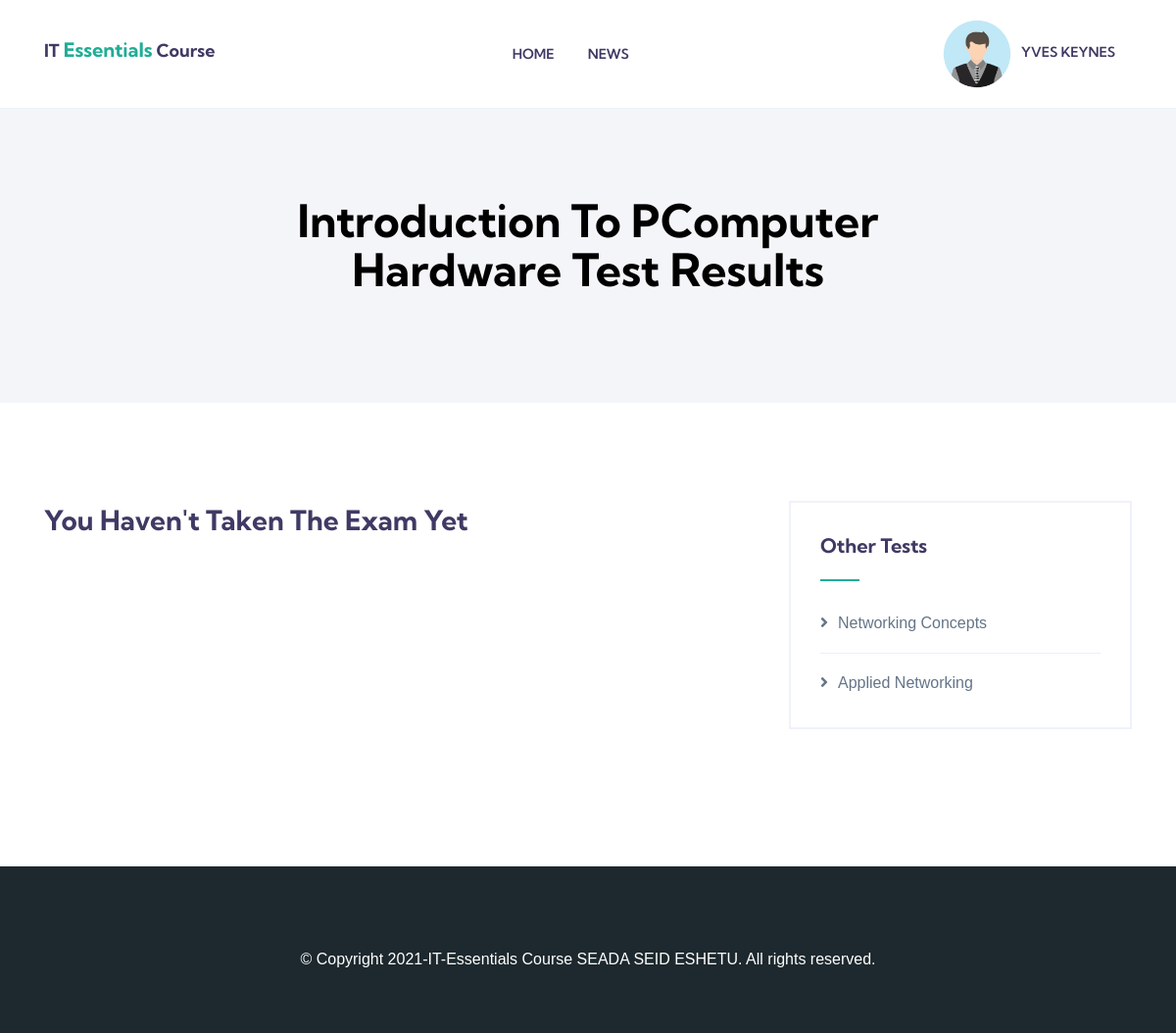
The app's page /test-results/1 (signed in) with its own data.
### it_essentials/models.py (models this page shows, shortened)
class StudentProfile(AbstractBaseUser, PermissionsMixin):
    email = models.EmailField(unique=True, max_length=30)
    name = models.CharField(max_length=250)
    profile_image = models.ImageField(upload_to='profile_images',null=True, blank=True, default="me.png")
    is_active = models.BooleanField(default=True)
    is_staff = models.BooleanField(default=False)
    date_joined = models.DateTimeField(default=timezone.now)
    last_login = models.DateTimeField(null=True)
    objects = UserProfileManager()
    USERNAME_FIELD = 'email'
    REQUIRED_FIELDS = ['name']

class Exam(models.Model):
    chapter = models.OneToOneField(Chapter, on_delete=models.CASCADE)

class Chapter(models.Model):
    name = models.CharField(max_length=300)
    content = models.TextField()
    cover_image = models.ImageField(upload_to='chapters_cover_images')
    file_to_download = models.FileField(upload_to='chapter_file', blank=True, null=True)
    created = models.DateTimeField(auto_now_add=True)
    def __str__(self):
        return self.name

### it_essentials/views.py (the view)
# urls.py: path('results', view_result, name='view_result'),
@login_required(login_url='login')
def results(request, id):
    exam = Exam.objects.get(id=id)
    exams  = Exam.objects.exclude(id=exam.id)
    student = request.user.id
    questions = Question.objects.all().filter(test=exam)
    result = Result.objects.all().filter(test=exam).filter(student=student)
    return render(request,'core/result.html',{'result':result,'exams':exams,'exam':exam,'questions':questions})

### it_essentials/templates/core/result.html (shortened to what this page needs)
{% extends "index.html" %}
{% block container %}
<section class="page-header">
    <div class="container">
        <div class="row justify-content-center">
            <div class="col-lg-8 col-xl-8">
                <div class="title-block">
                    <h1>{{exam.chapter}} Test Results</h1>
                </div>
            </div>
        </div>
    </div>
</section>
<div class="page-wrapper">
    <div class="container">
        <div class="row">
            <div class="col-lg-8 col-xl-8">
                <div class="post-single">
                    {% if result %}
                    {% for question in questions %}
                        <h6 class="quest"> <b> {{question.name}} - {{question.score}}pts </b></h6>
                        <p>Answer 1: {{question.answer1}}</p>
                        <p>Answer 2: {{question.answer2}}</p>
                        <p>Answer 3: {{question.answer3}}</p>
                        <p>Answer 4: {{question.answer4}}</p>
                        <p>Answer 5: {{question.answer5}}</p>
                        <h6 class="correct-ans">Correct Answer</h6>
                        <span class="ans"><strong>{{question.answers}}</strong></span>
                        <hr>
                    {% endfor %}
                    {% else %}
                        <h3>You Haven't Taken The Exam Yet</h3>
                    {% endif %}
                    <div class="page-wrapper"></div>
                </div>
            </div>
            <div class="col-lg-4 col-xl-4 ">
                <div class="blog-sidebar mt-5 mt-lg-0 ">
                    <div class="widget widget_categories ">
                        <h4 class="widget-title ">Other Tests</h4>
                        <ul>
                            {% for exam in exams %}
                                <li class="cat-item ">
                                    <a href="{% url 'take_exam' exam.id%}">
                                        <i class="fa fa-angle-right "></i>{{exam.chapter}}
                                    </a>
                                </li>
                            {% endfor %}
                        </ul>
                    </div>
                </div>
            </div>
        </div>
    </div>
</div>
{% endblock container %}

### it_essentials/templates/index.html (shortened to what this page needs)
<!DOCTYPE html>
<html lang="zxx">
{% load static %}
<head>
    <link rel="stylesheet" href="{% static 'assets/vendors/bootstrap/bootstrap.css' %}">
    <link rel="stylesheet" href="{% static 'assets/vendors/fontawesome/css/all.css' %}">
    <link rel="stylesheet" href="{% static 'assets/vendors/flaticon/flaticon.css' %}">
    <link rel="stylesheet" href="{% static 'assets/vendors/animate-css/animate.css' %}">
    <link rel="stylesheet" href="{% static 'assets/vendors/owl/assets/owl.carousel.min.css' %}">
    <link rel="stylesheet" href="{% static 'assets/vendors/owl/assets/owl.theme.default.min.css' %}">
    <link rel="stylesheet" href="{% static 'assets/css/style.css' %}">
    <link rel="stylesheet" href="{% static 'assets/css/responsive.css' %}">
    <link rel="stylesheet" href="https://use.fontawesome.com/releases/v5.8.2/css/all.css">
</head>
<body id="top-header">
    <header>
        <div class="site-navigation main_menu menu-style-2" id="mainmenu-area">
            <nav class="navbar navbar-expand-lg">
                <div class="container">
                    <a class="navbar-brand" href="{% url 'homepage' %}">
                        <h5>IT <span class="brand-name">Essentials</span> Course</h5>
                    </a>
                    <div class="collapse navbar-collapse" id="navbarMenu">
                        <ul class="navbar-nav mx-auto">
                            <li class="nav-item ">
                                <a href="{% url 'homepage' %}" class="nav-link js-scroll-trigger">
                                    home
                                </a>
                            </li>
                            <li class="nav-item ">
                                <a href="{% url 'news' %}" class="nav-link">
                                    News
                                </a>
                            </li>
                        </ul>
                        {% if user.is_authenticated %}
                        <ul class="navbar-nav">
                            <li class="nav-item dropdown">
                                <a class="nav-link dropdown-toggle" href="#" id="navbar3" role="button"
                                    data-toggle="dropdown" aria-haspopup="true" aria-expanded="false">
                                    <img class="rounded-circle" src="{{user.profile_image.url}}" width="30"
                                        alt="bgvf">
                                    &nbsp; <span>{{user.name|title}}</span>
                                </a>
                            </li>
                        </ul>
                        {% else %}
                        <div class="header-login">
                            <a href="{% url 'login' %}" class="btn btn-solid-border btn-sm ">Log In</a>
                            <a href="{% url 'signup' %}" class="btn btn-main btn-sm">sign up</a>
                        </div>
                        {% endif %}
                    </div>
                </div>
            </nav>
        </div>
    </header>
    {% block container %}
    {% endblock container %}
    <section class="footer-2">
        <div class="container">
            <div class="copyright text-left text-center">
                <p class="right">© Copyright 2021-IT-Essentials Course SEADA SEID ESHETU. All rights reserved.</a> </p>
            </div>
        </div>
    </section>
</body>
</html>

### static/assets/css/responsive.css (style rules this page uses)
@media (min-width: 992px) and (max-width: 1200px) { .site-navigation { padding: 0px 20px; } }

### it_essentials/templates/index.html (style rules this page uses)
.rounded-circle { width: 70px; height: 70px; }
.right { color: white; padding-bottom: 60px; }
.brand-name { color: #20ad96; font-size: 20px; }

### records on screen
StudentProfile: profile_image (picture), name "YVES KEYNES"
Exam: chapter "Introduction To PComputer Hardware"
Exam: chapter "Networking Concepts"
Exam: chapter "Applied Networking"
